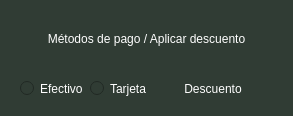
                     <widget class="QFrame" name="frame_45">
                      <property name="styleSheet">
                       <string notr="true">border-top-left-radius:15px;
border-top-right-radius:15px;
border-bottom-left-radius:15px;
border-bottom-right-radius:15px;
background-color: rgb(48, 60, 52);</string>
                      </property>
                      <property name="frameShape">
                       <enum>QFrame::StyledPanel</enum>
                      </property>
                      <property name="frameShadow">
                       <enum>QFrame::Raised</enum>
                      </property>
                      <layout class="QVBoxLayout" name="verticalLayout_27">
                       <item>
                        <widget class="QLabel" name="label_20">
                         <property name="minimumSize">
                          <size>
                           <width>0</width>
                           <height>55</height>
                          </size>
                         </property>
                         <property name="maximumSize">
                          <size>
                           <width>16777215</width>
                           <height>55</height>
                          </size>
                         </property>
                         <property name="styleSheet">
                          <string notr="true">color: rgb(255,255,255);
font: bold 9pt &quot;Nunito&quot;;</string>
                         </property>
                         <property name="text">
                          <string>Métodos de pago / Aplicar descuento</string>
                         </property>
                         <property name="alignment">
                          <set>Qt::AlignCenter</set>
                         </property>
                        </widget>
                       </item>
                       <item>
                        <widget class="QFrame" name="frame_49">
                         <property name="frameShape">
                          <enum>QFrame::StyledPanel</enum>
                         </property>
                         <property name="frameShadow">
                          <enum>QFrame::Raised</enum>
                         </property>
                         <layout class="QHBoxLayout" name="horizontalLayout_17">
                          <item>
                           <widget class="QRadioButton" name="radio_efectivo">
                            <property name="styleSheet">
                             <string notr="true">color: rgb(255,255,255);
font: bold 9pt &quot;Nunito&quot;;</string>
                            </property>
                            <property name="text">
                             <string>Efectivo</string>
                            </property>
                           </widget>
                          </item>
                          <item>
                           <widget class="QRadioButton" name="radio_tarjeta">
                            <property name="styleSheet">
                             <string notr="true">color: rgb(255,255,255);
font: bold 9pt &quot;Nunito&quot;;</string>
                            </property>
                            <property name="text">
                             <string>Tarjeta</string>
                            </property>
                           </widget>
                          </item>
                          <item>
                           <widget class="QPushButton" name="btn_descuentos">
                            <property name="minimumSize">
                             <size>
                              <width>120</width>
                              <height>0</height>
                             </size>
                            </property>
                            <property name="maximumSize">
                             <size>
                              <width>135</width>
                              <height>50</height>
                             </size>
                            </property>
                            <property name="styleSheet">
                             <string notr="true">QPushButton{
border:Opx;
border-top-left-radius:15px;
border-top-right-radius:15px;
border-bottom-left-radius:15px;
border-bottom-right-radius:15px;
color: rgb(255, 255, 255);
font: bold 9pt &quot;Nunito&quot;;
}

QPushButton:hover{
color: rgb(255, 255, 255);
font: bold 9pt &quot;Nunito&quot;;
border-top-left-radius:15px;
border-top-right-radius:15px;
border-bottom-left-radius:15px;
border-bottom-right-radius:15px;
background-color: rgb(136, 204, 20);
}


</string>
                            </property>
                            <property name="text">
                             <string>Descuento</string>
                            </property>
                            <property name="icon">
                             <iconset>
                              <normaloff>InterfaceImages/etiquetaa.png</normaloff>InterfaceImages/etiquetaa.png</iconset>
                            </property>
                            <property name="iconSize">
                             <size>
                              <width>25</width>
                              <height>25</height>
                             </size>
                            </property>
                           </widget>
                          </item>
                         </layout>
                        </widget>
                       </item>
                      </layout>
                     </widget>
